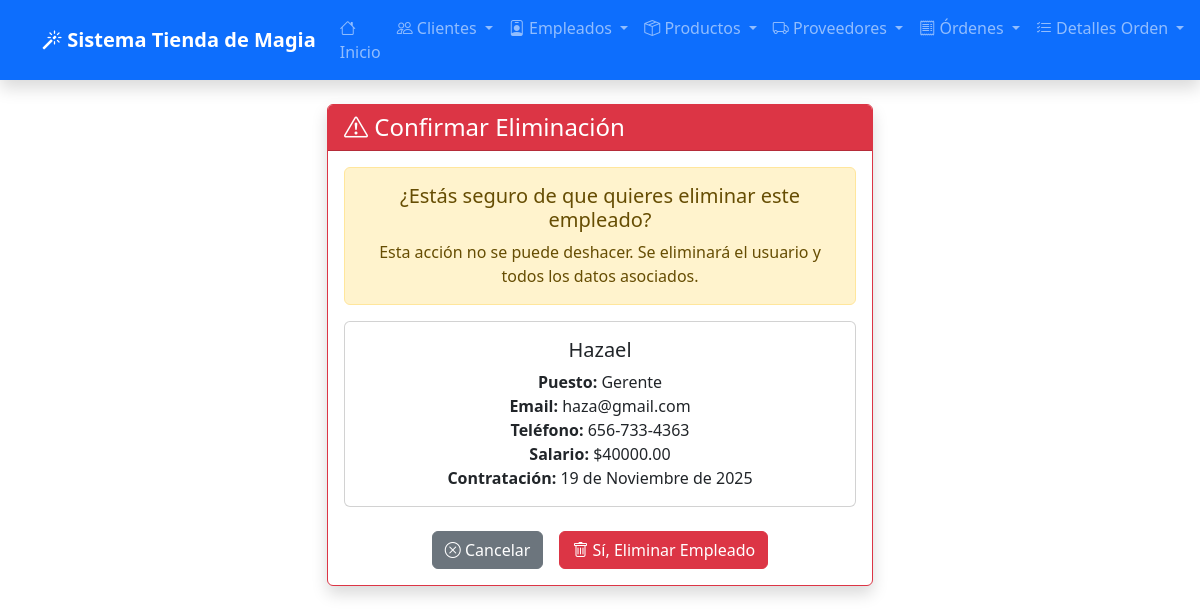
The app's page /empleados/borrar/1/ with its own data.
### app_TiendadeMagia/models.py (models this page shows, shortened)
class Empleado(models.Model):
    usuario = models.OneToOneField(User, on_delete=models.CASCADE)
    puesto = models.CharField(max_length=100)
    telefono = models.CharField(max_length=20)
    fecha_contratacion = models.DateField(default=timezone.now)
    salario = models.DecimalField(max_digits=10, decimal_places=2, default=0)
    activo = models.BooleanField(default=True)

### app_TiendadeMagia/views.py (the view)
# urls.py: path('empleados/borrar/<int:id>/', views.borrar_empleado, name='borrar_empleado'),
def borrar_empleado(request, id):
    empleado = get_object_or_404(Empleado, id=id)
    if request.method == 'POST':
        usuario = empleado.usuario
        empleado.delete()
        usuario.delete()
        return redirect('ver_empleados')
    return render(request, 'app_TiendadeMagia/empleado/borrar_empleado.html', {'empleado': empleado})

### app_TiendadeMagia/templates/app_TiendadeMagia/empleado/borrar_empleado.html (shortened to what this page needs)
<!DOCTYPE html>
<html lang="es">
<head>
    <link href="https://cdn.jsdelivr.net/npm/bootstrap@5.3.0/dist/css/bootstrap.min.css" rel="stylesheet">
    <link href="https://cdn.jsdelivr.net/npm/bootstrap-icons@1.10.0/font/bootstrap-icons.css" rel="stylesheet">
</head>
<body>
    {% include 'app_TiendadeMagia/navbar.html' %}
    <div class="container mt-4">
        <div class="row justify-content-center">
            <div class="col-md-6">
                <div class="card shadow border-danger">
                    <div class="card-header bg-danger text-white">
                        <h4 class="mb-0">
                            <i class="bi bi-exclamation-triangle"></i> Confirmar Eliminación
                        </h4>
                    </div>
                    <div class="card-body text-center">
                        <div class="alert alert-warning" role="alert">
                            <h5 class="alert-heading">¿Estás seguro de que quieres eliminar este empleado?</h5>
                            <p class="mb-0">Esta acción no se puede deshacer. Se eliminará el usuario y todos los datos asociados.</p>
                        </div>
                        <div class="card mb-4">
                            <div class="card-body">
                                <h5 class="card-title">{{ empleado.usuario.first_name }} {{ empleado.usuario.last_name }}</h5>
                                <p class="card-text">
                                    <strong>Puesto:</strong> {{ empleado.puesto }}<br>
                                    <strong>Email:</strong> {{ empleado.usuario.email }}<br>
                                    <strong>Teléfono:</strong> {{ empleado.telefono }}<br>
                                    <strong>Salario:</strong> ${{ empleado.salario }}<br>
                                    <strong>Contratación:</strong> {{ empleado.fecha_contratacion }}
                                </p>
                            </div>
                        </div>
                        <form method="POST">
                            <div class="d-grid gap-2 d-md-flex justify-content-md-center">
                                <a href="{% url 'ver_empleados' %}" class="btn btn-secondary me-md-2">
                                    <i class="bi bi-x-circle"></i> Cancelar
                                </a>
                                <button type="submit" class="btn btn-danger">
                                    <i class="bi bi-trash"></i> Sí, Eliminar Empleado
                                </button>
                            </div>
                        </form>
                    </div>
                </div>
            </div>
        </div>
    </div>
</body>
</html>

### records on screen
Empleado: usuario.first_name "Hazael", puesto "Gerente", usuario.email "haza@gmail.com", telefono "656-733-4363", salario "40000.00", fecha_contratacion "19 de Noviembre de 2025"
